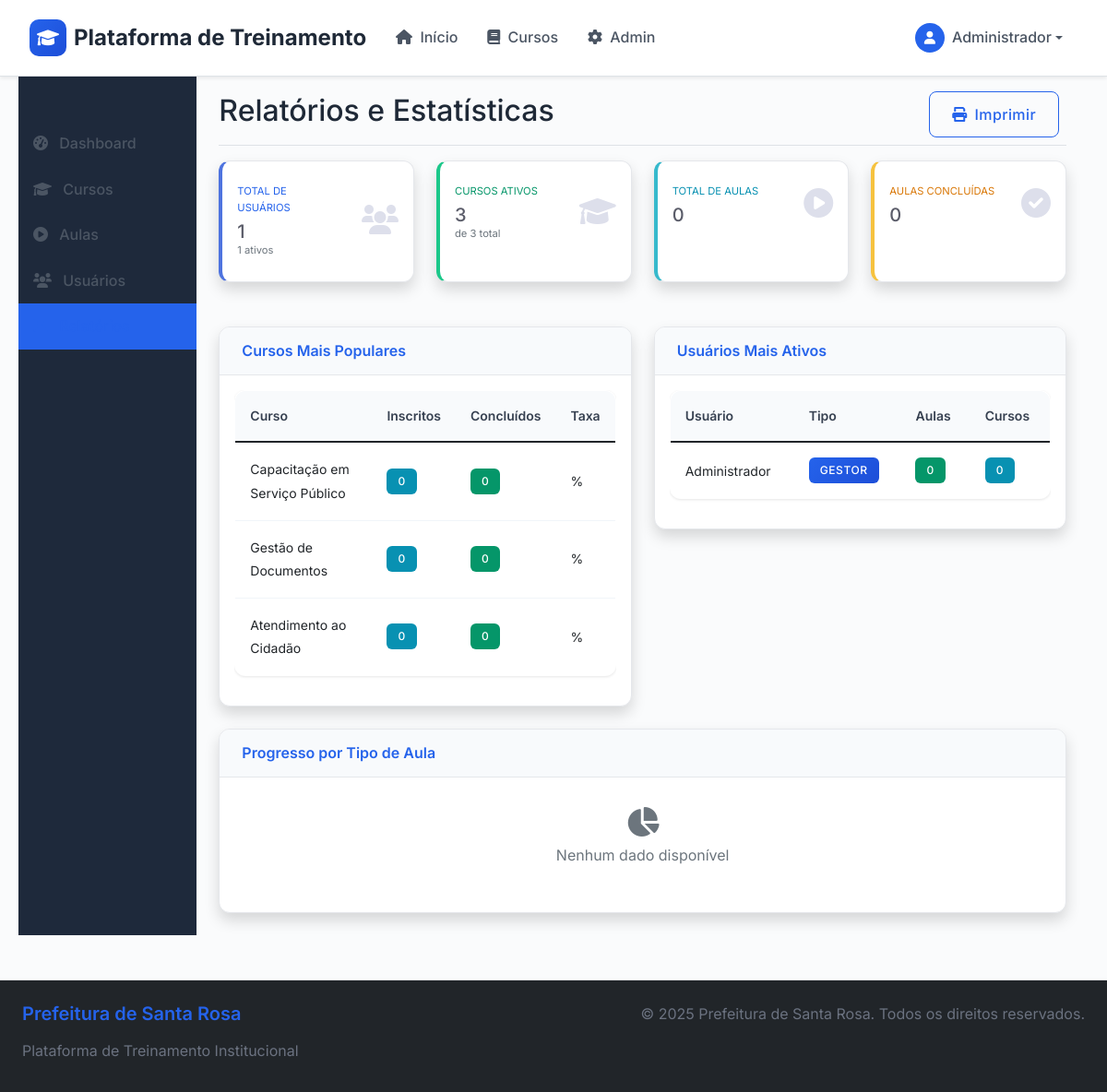
Screenshot of /admin/relatorios.php (signed in) with the database file from the repository.
### tables this page shows
CREATE TABLE cursos (
    id INT AUTO_INCREMENT PRIMARY KEY,
    titulo VARCHAR(200) NOT NULL,
    descricao TEXT,
    status ENUM('ativo', 'inativo') DEFAULT 'ativo',
    data_criacao TIMESTAMP DEFAULT CURRENT_TIMESTAMP,
    gestor_id INT,
    FOREIGN KEY (gestor_id) REFERENCES usuarios(id)
);

### admin/relatorios.php (the view, shortened to what the rows shown need)
<?php
include '../includes/header.php';
$database = new Database();
$db = $database->getConnection();
$cursos_populares = [];
if($db) {
    $query = "SELECT c.titulo, c.id,
              COUNT(pu.usuario_id) as total_inscritos,
              COUNT(CASE WHEN pu.concluida = 1 THEN 1 END) as total_concluidos,
              ROUND(COUNT(CASE WHEN pu.concluida = 1 THEN 1 END) * 100.0 / COUNT(pu.usuario_id), 2) as taxa_conclusao
              FROM cursos c
              LEFT JOIN progresso_usuarios pu ON c.id = pu.curso_id
              WHERE c.status = 'ativo'
              GROUP BY c.id, c.titulo
              ORDER BY total_inscritos DESC
              LIMIT 10";
    $stmt = $db->prepare($query);
    $stmt->execute();
    $cursos_populares = $stmt->fetchAll(PDO::FETCH_ASSOC);
}
$usuarios_ativos = [];
if($db) {
    $query = "SELECT u.nome, u.email, u.tipo,
              COUNT(pu.aula_id) as total_aulas_assistidas,
              COUNT(CASE WHEN pu.concluida = 1 THEN 1 END) as aulas_concluidas,
              COUNT(DISTINCT pu.curso_id) as cursos_inscritos
              FROM usuarios u
              LEFT JOIN progresso_usuarios pu ON u.id = pu.usuario_id
              WHERE u.ativo = 1
              GROUP BY u.id, u.nome, u.email, u.tipo
              ORDER BY aulas_concluidas DESC
              LIMIT 10";
    $stmt = $db->prepare($query);
    $stmt->execute();
    $usuarios_ativos = $stmt->fetchAll(PDO::FETCH_ASSOC);
}
?>
<div class="container-fluid">
    <div class="row">
        <main class="col-md-9 ms-sm-auto col-lg-10 px-md-4">
            <div class="d-flex justify-content-between flex-wrap flex-md-nowrap align-items-center pt-3 pb-2 mb-3 border-bottom">
                <h1 class="h2">Relatórios e Estatísticas</h1>
            </div>
            <div class="row">
                <div class="col-lg-6 mb-4">
                    <div class="card shadow">
                        <div class="card-body">
                            <?php if(empty($cursos_populares)): ?>
                            <div class="text-center py-3">
                                <i class="fas fa-chart-bar fa-2x text-muted mb-2"></i>
                                <p class="text-muted">Nenhum dado disponível</p>
                            </div>
                            <?php else: ?>
                            <div class="table-responsive">
                                <table class="table table-sm">
                                    <thead>
                                        <tr>
                                            <th>Curso</th>
                                            <th>Inscritos</th>
                                            <th>Concluídos</th>
                                            <th>Taxa</th>
                                        </tr>
                                    </thead>
                                    <tbody>
                                        <?php foreach($cursos_populares as $curso): ?>
                                        <tr>
                                            <td>
                                                <small><?php echo htmlspecialchars($curso['titulo']); ?></small>
                                            </td>
                                            <td>
                                                <span class="badge bg-info"><?php echo $curso['total_inscritos']; ?></span>
                                            </td>
                                            <td>
                                                <span class="badge bg-success"><?php echo $curso['total_concluidos']; ?></span>
                                            </td>
                                            <td>
                                                <small><?php echo $curso['taxa_conclusao']; ?>%</small>
                                            </td>
                                        </tr>
                                        <?php endforeach; ?>
                                    </tbody>
                                </table>
                            </div>
                            <?php endif; ?>
                        </div>
                    </div>
                </div>
                <div class="col-lg-6 mb-4">
                    <div class="card shadow">
                        <div class="card-body">
                            <?php if(empty($usuarios_ativos)): ?>
                            <div class="text-center py-3">
                                <i class="fas fa-users fa-2x text-muted mb-2"></i>
                                <p class="text-muted">Nenhum dado disponível</p>
                            </div>
                            <?php else: ?>
                            <div class="table-responsive">
                                <table class="table table-sm">
                                    <thead>
                                        <tr>
                                            <th>Usuário</th>
                                            <th>Tipo</th>
                                            <th>Aulas</th>
                                            <th>Cursos</th>
                                        </tr>
                                    </thead>
                                </table>
                            </div>
                            <?php endif; ?>
                        </div>
                    </div>
                </div>
            </div>
        </main>
    </div>
</div>
<?php include '../includes/footer.php'; ?>

### rows the page displays
cursos: titulo "Capacitação em Serviço Público", total_inscritos "0", total_concluidos "0"
cursos: titulo "Gestão de Documentos", total_inscritos "0", total_concluidos "0"
cursos: titulo "Atendimento ao Cidadão", total_inscritos "0", total_concluidos "0"

### other values shown
$_SESSION['nome'] "Administrador"
$stats['total_usuarios'] "1"
$stats['usuarios_ativos'] "1"
$stats['cursos_ativos'] "3"
$stats['total_cursos'] "3"
$stats['total_aulas'] "0"
$stats['aulas_concluidas'] "0"
$usuario['nome'] "Administrador"
$usuario['tipo'] "GESTOR"
$usuario['aulas_concluidas'] "0"
$usuario['cursos_inscritos'] "0"
